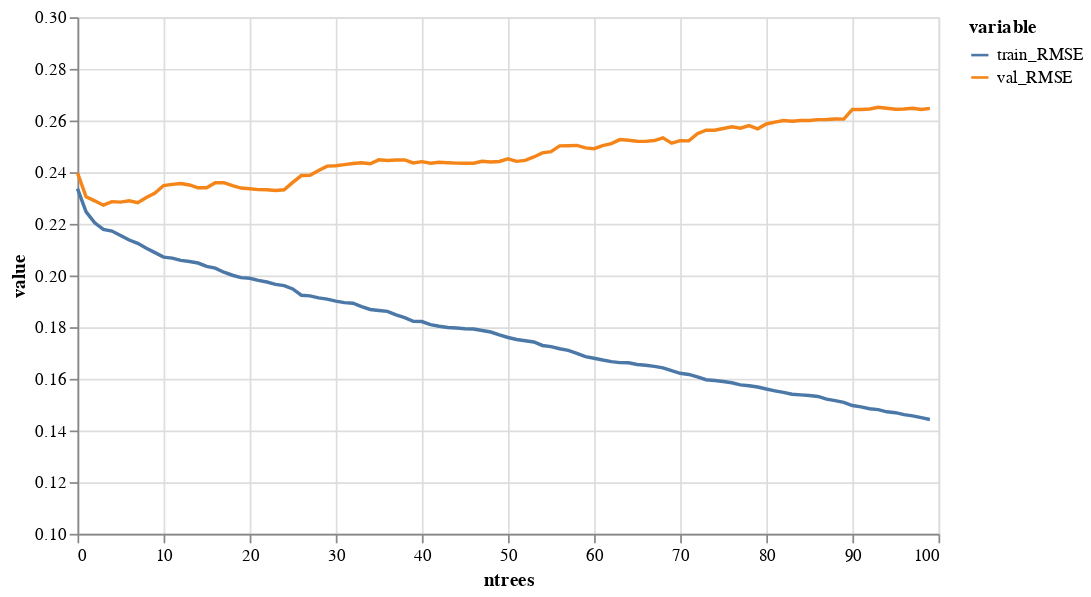

Write notebook code for a chart like this one.
### Code cell
source = pd.DataFrame({"train_RMSE":train_RMSEs,"val_RMSE":val_RMSEs, "ntrees":np.arange(len(val_RMSEs))}).melt(id_vars=['ntrees'])

alt.Chart(source).mark_line().encode(
    y = alt.Y("value:Q", scale=alt.Scale(domain=[0.1, 0.3])),
    x = 'ntrees',
    color='variable'
).properties(width=500)

### Figure 1 — Vega-Lite specification as saved in the notebook (floating-point values rounded to 4 significant figures; data arrays with more than 128 entries replaced by an {"elided": "..."} marker saying what was removed)
{"config": {"view": {"continuousWidth": 400, "continuousHeight": 300}}, "data": {"name": "data-4ab4b4d59ed15e24047317362195e04f"}, "mark": "line", "encoding": {"color": {"type": "nominal", "field": "variable"}, "x": {"type": "quantitative", "field": "ntrees"}, "y": {"type": "quantitative", "field": "value", "scale": {"domain": [0.1, 0.3]}}}, "width": 500, "$schema": "https://vega.github.io/schema/vega-lite/v4.8.1.json", "datasets": {"data-4ab4b4d59ed15e24047317362195e04f": {"elided": "200 records"}}}
